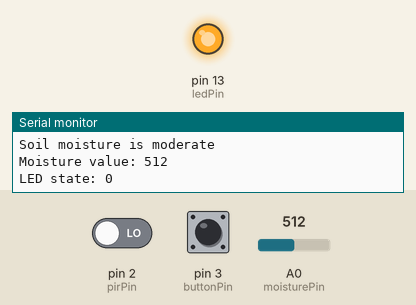
The sketch below on a simulated Arduino Uno, built with avr-gcc and run on an emulated ATmega328P. Parts: output pins drawn as LEDs (lit = HIGH), the last lines printed to the serial monitor. Dashed ring = blinking. Inputs (shaded band) come from the test bench; at power-on: A0 (moisturePin) = 512, pin 3 (buttonPin) HIGH, pin 2 (pirPin) LOW.

Above: at 1.8 s.
1.9 s: A0 (moisturePin) set to 390
At 2.8 s:
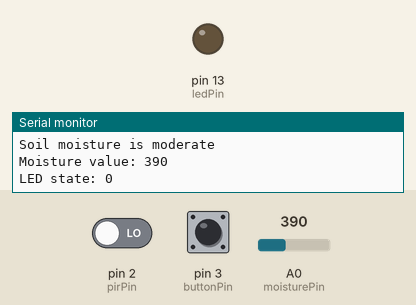
5.0 s: pin 3 (buttonPin) pulled LOW for 0.9 s
At 5.8 s:
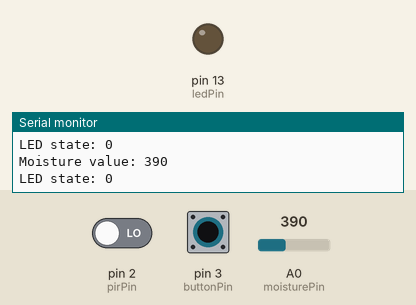
7.4 s: pin 3 (buttonPin) pulled LOW for 0.9 s
At 7.8 s:
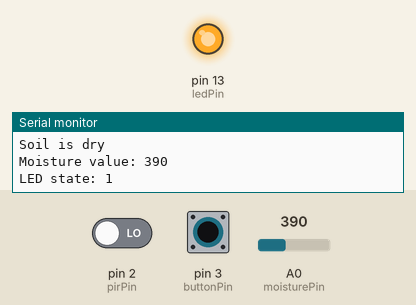
9.8 s: A0 (moisturePin) set to 410
At 11.3 s:
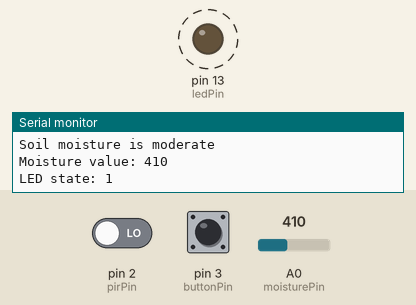
15.0 s: pin 3 (buttonPin) pulled LOW for 3.2 s
At 16.1 s:
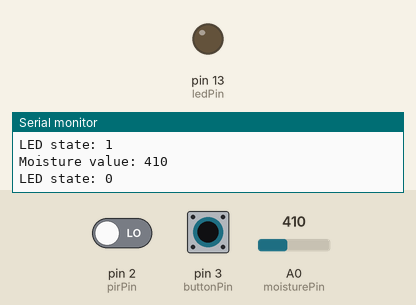
Timing chart, 0 to 18.0 s (numbered marks = the images above; inputs shaded):
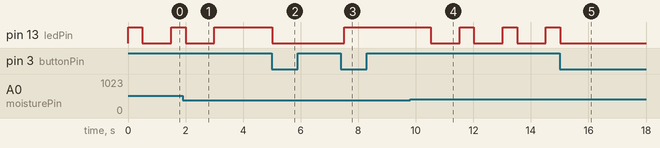

The sketch:

task1.3C.ino
```cpp
const int ledPin = 13;      // LED pin
const int pirPin = 2;       // PIR sensor pin
const int buttonPin = 3;    // Button pin
const int moisturePin = A0; // Moisture sensor pin

volatile boolean controlMoisture = true; // Flag to control sensor focus

int ledState = LOW;        // LED state (LOW or HIGH)
int dryThreshold = 400;    // Adjust threshold for "dry" condition
int wetThreshold = 800;     // Adjust threshold for "wet" condition

void setup() {
  // Set pin modes
  pinMode(ledPin, OUTPUT);
  pinMode(pirPin, INPUT);
  pinMode(buttonPin, INPUT_PULLUP);
  pinMode(moisturePin, INPUT);

  // Enable interrupt on button press (falling edge)
  attachInterrupt(digitalPinToInterrupt(buttonPin), buttonPressed, FALLING);

  // Start serial communication
  Serial.begin(9600);
}

void loop() {
  if (controlMoisture) {
    // Read moisture sensor value
    int moistureValue = analogRead(moisturePin);

    // Call function to control LED based on moisture
    moistureDetected(moistureValue);
  } else {
    // Check for motion
    if (digitalRead(pirPin) == HIGH) {
      // Motion detected - turn on LED
      digitalWrite(ledPin, HIGH);
      ledState = HIGH;
      Serial.println("Motion detected");
    } else {
      // No motion - turn off LED
      digitalWrite(ledPin, LOW);
      ledState = LOW;
    }
  }

  // Print sensor values and LED state to serial monitor
  Serial.print("Moisture value: ");
  Serial.println(analogRead(moisturePin));
  Serial.print("LED state: ");
  Serial.println(ledState);
  delay(500); // Adjust delay as needed
}

void buttonPressed() {
  controlMoisture = !controlMoisture;
  Serial.print("Button pressed. Now focusing on ");
  Serial.println(controlMoisture ? "moisture sensor" : "PIR sensor");
}

void moistureDetected(int moistureValue) {
  if (moistureValue < dryThreshold) {
    // Dry condition - turn on LED
    digitalWrite(ledPin, HIGH);
    ledState = HIGH;
    Serial.println("Soil is dry");
  } else if (moistureValue >= dryThreshold && moistureValue < wetThreshold) {
    // Moderate condition - blink LED (adjust logic as needed)
    digitalWrite(ledPin, HIGH);
    delay(500);
    digitalWrite(ledPin, LOW);
    delay(500);
    Serial.println("Soil moisture is moderate");
  } else {
    // Wet condition - turn off LED
    digitalWrite(ledPin, LOW);
    ledState = LOW;
    Serial.println("Soil is wet");
  }
}
```

Measured:
- the behaviour switches between 399 and 400 on A0 (moisturePin) (found by bisection; images 3 and 4)
- after the input at 1.9 s, pin 13 (ledPin): goes on until 3.0 s, then stays HIGH
- after the input at 5.0 s, pin 13 (ledPin): HIGH → LOW at once
- after the input at 7.4 s, pin 13 (ledPin): LOW → HIGH after 0.12 s
- after the input at 9.8 s, pin 13 (ledPin): alternates HIGH for 0.50 s and LOW for 1.0 s, starting after 0.72 s
- after the input at 15.0 s, pin 13 (ledPin): goes on until 15.0 s, then stays LOW
